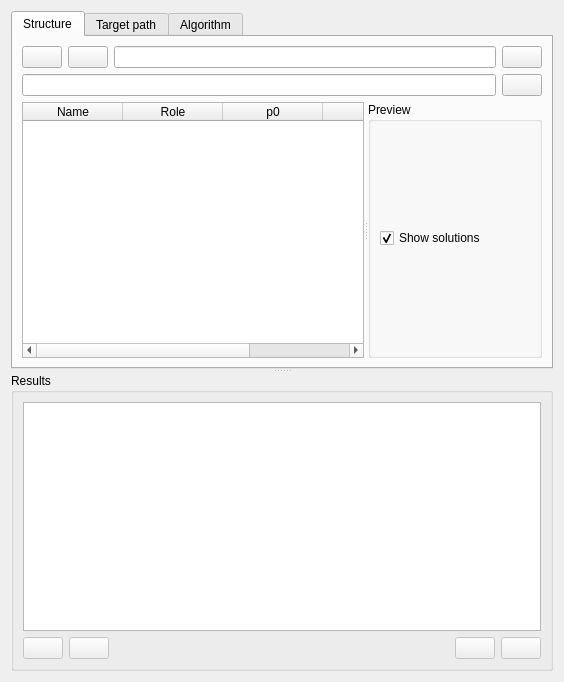
<?xml version="1.0" encoding="UTF-8"?>
<ui version="4.0">
 <class>Form</class>
 <widget class="QWidget" name="Form">
  <property name="geometry">
   <rect>
    <x>0</x>
    <y>0</y>
    <width>564</width>
    <height>682</height>
   </rect>
  </property>
  <property name="windowIcon">
   <iconset resource="../../../icons.qrc">
    <normaloff>:/icons/dimensional_synthesis.png</normaloff>:/icons/dimensional_synthesis.png</iconset>
  </property>
  <layout class="QVBoxLayout" name="verticalLayout_4">
   <item>
    <widget class="QSplitter" name="main_splitter">
     <property name="orientation">
      <enum>Qt::Vertical</enum>
     </property>
     <widget class="QTabWidget" name="options_tab">
      <widget class="QWidget" name="structure">
       <attribute name="icon">
        <iconset resource="../../../icons.qrc">
         <normaloff>:/icons/structure.png</normaloff>:/icons/structure.png</iconset>
       </attribute>
       <attribute name="title">
        <string>Structure</string>
       </attribute>
       <layout class="QVBoxLayout" name="verticalLayout_6">
        <item>
         <layout class="QHBoxLayout" name="horizontalLayout_7">
          <item>
           <widget class="QPushButton" name="load_profile">
            <property name="statusTip">
             <string>Load profile from triangular iteration database.</string>
            </property>
            <property name="icon">
             <iconset resource="../../../icons.qrc">
              <normaloff>:/icons/collections.png</normaloff>:/icons/collections.png</iconset>
            </property>
           </widget>
          </item>
          <item>
           <widget class="QPushButton" name="save_profile">
            <property name="statusTip">
             <string>Save the structure profile back to the database.</string>
            </property>
            <property name="icon">
             <iconset resource="../../../icons.qrc">
              <normaloff>:/icons/save_file.png</normaloff>:/icons/save_file.png</iconset>
            </property>
           </widget>
          </item>
          <item>
           <widget class="QLineEdit" name="profile_name">
            <property name="readOnly">
             <bool>true</bool>
            </property>
           </widget>
          </item>
          <item>
           <widget class="QPushButton" name="clear_button">
            <property name="statusTip">
             <string>Clear the current profile and settings.</string>
            </property>
            <property name="icon">
             <iconset resource="../../../icons.qrc">
              <normaloff>:/icons/clean.png</normaloff>:/icons/clean.png</iconset>
            </property>
           </widget>
          </item>
         </layout>
        </item>
        <item>
         <layout class="QHBoxLayout" name="horizontalLayout_17">
          <item>
           <widget class="QLineEdit" name="expression_string">
            <property name="readOnly">
             <bool>true</bool>
            </property>
           </widget>
          </item>
          <item>
           <widget class="QPushButton" name="expr_copy">
            <property name="icon">
             <iconset resource="../../../icons.qrc">
              <normaloff>:/icons/copy.png</normaloff>:/icons/copy.png</iconset>
            </property>
           </widget>
          </item>
         </layout>
        </item>
        <item>
         <widget class="QSplitter" name="up_splitter">
          <property name="sizePolicy">
           <sizepolicy hsizetype="Expanding" vsizetype="Expanding">
            <horstretch>0</horstretch>
            <verstretch>0</verstretch>
           </sizepolicy>
          </property>
          <property name="orientation">
           <enum>Qt::Horizontal</enum>
          </property>
          <widget class="QTableWidget" name="parameter_list">
           <property name="statusTip">
            <string>All the joints of grounded link will show here.</string>
           </property>
           <property name="selectionBehavior">
            <enum>QAbstractItemView::SelectRows</enum>
           </property>
           <property name="verticalScrollMode">
            <enum>QAbstractItemView::ScrollPerPixel</enum>
           </property>
           <property name="horizontalScrollMode">
            <enum>QAbstractItemView::ScrollPerPixel</enum>
           </property>
           <column>
            <property name="text">
             <string>Name</string>
            </property>
           </column>
           <column>
            <property name="text">
             <string>Role</string>
            </property>
           </column>
           <column>
            <property name="text">
             <string>p0</string>
            </property>
           </column>
           <column>
            <property name="text">
             <string>p1</string>
            </property>
           </column>
           <column>
            <property name="text">
             <string>Range</string>
            </property>
           </column>
          </widget>
          <widget class="QGroupBox" name="preview_box">
           <property name="title">
            <string>Preview</string>
           </property>
           <layout class="QVBoxLayout" name="preview_layout">
            <item>
             <widget class="QCheckBox" name="show_solutions">
              <property name="text">
               <string>Show solutions</string>
              </property>
              <property name="checked">
               <bool>true</bool>
              </property>
             </widget>
            </item>
           </layout>
          </widget>
         </widget>
        </item>
       </layout>
      </widget>
      <widget class="QWidget" name="target_path">
       <attribute name="icon">
        <iconset resource="../../../icons.qrc">
         <normaloff>:/icons/dimensional_synthesis.png</normaloff>:/icons/dimensional_synthesis.png</iconset>
       </attribute>
       <attribute name="title">
        <string>Target path</string>
       </attribute>
       <layout class="QVBoxLayout" name="verticalLayout_5">
        <item>
         <widget class="QSplitter" name="down_splitter">
          <property name="sizePolicy">
           <sizepolicy hsizetype="Preferred" vsizetype="Expanding">
            <horstretch>0</horstretch>
            <verstretch>0</verstretch>
           </sizepolicy>
          </property>
          <property name="orientation">
           <enum>Qt::Horizontal</enum>
          </property>
          <widget class="QListWidget" name="target_points"/>
          <widget class="QWidget" name="layoutWidget">
           <layout class="QVBoxLayout" name="verticalLayout_2">
            <property name="spacing">
             <number>3</number>
            </property>
            <item>
             <layout class="QHBoxLayout" name="horizontalLayout_2">
              <item>
               <widget class="QLabel" name="point_num">
                <property name="text">
                 <string>&lt;html&gt;&lt;head/&gt;&lt;body&gt;&lt;p&gt;&lt;span style=&quot; font-size:12pt; color:#00aa00;&quot;&gt;0&lt;/span&gt;&lt;/p&gt;&lt;/body&gt;&lt;/html&gt;</string>
                </property>
                <property name="alignment">
                 <set>Qt::AlignLeading|Qt::AlignLeft|Qt::AlignTop</set>
                </property>
               </widget>
              </item>
              <item>
               <spacer name="horizontalSpacer_7">
                <property name="orientation">
                 <enum>Qt::Horizontal</enum>
                </property>
                <property name="sizeHint" stdset="0">
                 <size>
                  <width>40</width>
                  <height>20</height>
                 </size>
                </property>
               </spacer>
              </item>
              <item>
               <widget class="QPushButton" name="path_paste">
                <property name="statusTip">
                 <string>Past path data from string format.</string>
                </property>
                <property name="icon">
                 <iconset resource="../../../icons.qrc">
                  <normaloff>:/icons/paste.png</normaloff>:/icons/paste.png</iconset>
                </property>
               </widget>
              </item>
              <item>
               <widget class="QPushButton" name="path_copy">
                <property name="statusTip">
                 <string>Copy the path data as a string.</string>
                </property>
                <property name="icon">
                 <iconset resource="../../../icons.qrc">
                  <normaloff>:/icons/copy.png</normaloff>:/icons/copy.png</iconset>
                </property>
               </widget>
              </item>
              <item>
               <widget class="QPushButton" name="path_clear">
                <property name="statusTip">
                 <string>Clear all points.</string>
                </property>
                <property name="icon">
                 <iconset resource="../../../icons.qrc">
                  <normaloff>:/icons/clean.png</normaloff>:/icons/clean.png</iconset>
                </property>
                <property name="autoDefault">
                 <bool>false</bool>
                </property>
               </widget>
              </item>
             </layout>
            </item>
            <item>
             <layout class="QHBoxLayout" name="horizontalLayout_5">
              <item>
               <layout class="QVBoxLayout" name="verticalLayout_8">
                <item>
                 <widget class="QListWidget" name="path_list"/>
                </item>
                <item>
                 <layout class="QHBoxLayout" name="horizontalLayout_8">
                  <item>
                   <widget class="QPushButton" name="point_up">
                    <property name="statusTip">
                     <string>Move the point up.</string>
                    </property>
                    <property name="icon">
                     <iconset resource="../../../icons.qrc">
                      <normaloff>:/icons/arrow_up.png</normaloff>:/icons/arrow_up.png</iconset>
                    </property>
                   </widget>
                  </item>
                  <item>
                   <widget class="QPushButton" name="point_down">
                    <property name="statusTip">
                     <string>Move the point down.</string>
                    </property>
                    <property name="icon">
                     <iconset resource="../../../icons.qrc">
                      <normaloff>:/icons/arrow_down.png</normaloff>:/icons/arrow_down.png</iconset>
                    </property>
                   </widget>
                  </item>
                  <item>
                   <spacer name="horizontalSpacer_15">
                    <property name="orientation">
                     <enum>Qt::Horizontal</enum>
                    </property>
                    <property name="sizeHint" stdset="0">
                     <size>
                      <width>40</width>
                      <height>20</height>
                     </size>
                    </property>
                   </spacer>
                  </item>
                  <item>
                   <widget class="QPushButton" name="point_delete">
                    <property name="statusTip">
                     <string>Remove the point.</string>
                    </property>
                    <property name="icon">
                     <iconset resource="../../../icons.qrc">
                      <normaloff>:/icons/delete.png</normaloff>:/icons/delete.png</iconset>
                    </property>
                   </widget>
                  </item>
                  <item>
                   <widget class="QPushButton" name="close_path">
                    <property name="statusTip">
                     <string>Close the path.</string>
                    </property>
                    <property name="icon">
                     <iconset resource="../../../icons.qrc">
                      <normaloff>:/icons/free_move_off.png</normaloff>:/icons/free_move_off.png</iconset>
                    </property>
                   </widget>
                  </item>
                  <item>
                   <widget class="QPushButton" name="edit_target_point_button">
                    <property name="statusTip">
                     <string>User can edit target point immediately.</string>
                    </property>
                    <property name="icon">
                     <iconset resource="../../../icons.qrc">
                      <normaloff>:/icons/translate.png</normaloff>:/icons/translate.png</iconset>
                    </property>
                    <property name="checkable">
                     <bool>true</bool>
                    </property>
                    <property name="checked">
                     <bool>true</bool>
                    </property>
                   </widget>
                  </item>
                 </layout>
                </item>
               </layout>
              </item>
              <item>
               <layout class="QVBoxLayout" name="verticalLayout_3">
                <item>
                 <widget class="QPushButton" name="path_adjust_button">
                  <property name="statusTip">
                   <string>Adjust the target path.</string>
                  </property>
                  <property name="icon">
                   <iconset resource="../../../icons.qrc">
                    <normaloff>:/icons/formula.png</normaloff>:/icons/formula.png</iconset>
                  </property>
                 </widget>
                </item>
                <item>
                 <widget class="QPushButton" name="import_xlsx_button">
                  <property name="toolTip">
                   <string>Microsoft Excel</string>
                  </property>
                  <property name="statusTip">
                   <string>Import path from Microsoft Excel format.</string>
                  </property>
                  <property name="text">
                   <string/>
                  </property>
                  <property name="icon">
                   <iconset resource="../../../icons.qrc">
                    <normaloff>:/icons/excel.png</normaloff>:/icons/excel.png</iconset>
                  </property>
                  <property name="iconSize">
                   <size>
                    <width>20</width>
                    <height>20</height>
                   </size>
                  </property>
                 </widget>
                </item>
                <item>
                 <widget class="QPushButton" name="import_csv_button">
                  <property name="toolTip">
                   <string>CSV</string>
                  </property>
                  <property name="statusTip">
                   <string>Import path from CSV format.</string>
                  </property>
                  <property name="text">
                   <string/>
                  </property>
                  <property name="icon">
                   <iconset resource="../../../icons.qrc">
                    <normaloff>:/icons/csv.png</normaloff>:/icons/csv.png</iconset>
                  </property>
                  <property name="iconSize">
                   <size>
                    <width>20</width>
                    <height>20</height>
                   </size>
                  </property>
                 </widget>
                </item>
                <item>
                 <spacer name="verticalSpacer_3">
                  <property name="orientation">
                   <enum>Qt::Vertical</enum>
                  </property>
                  <property name="sizeHint" stdset="0">
                   <size>
                    <width>20</width>
                    <height>40</height>
                   </size>
                  </property>
                 </spacer>
                </item>
               </layout>
              </item>
             </layout>
            </item>
           </layout>
          </widget>
         </widget>
        </item>
        <item>
         <widget class="QLabel" name="target_label">
          <property name="text">
           <string>&lt;html&gt;&lt;head/&gt;&lt;body&gt;&lt;p&gt;&lt;span style=&quot; color:#ff0000;&quot;&gt;※ Use &amp;quot;Alt + left button&amp;quot; or &amp;quot;context menu of canvas&amp;quot; to add the path points.&lt;/span&gt;&lt;/p&gt;&lt;/body&gt;&lt;/html&gt;</string>
          </property>
          <property name="wordWrap">
           <bool>true</bool>
          </property>
         </widget>
        </item>
       </layout>
      </widget>
      <widget class="QWidget" name="algorithm">
       <attribute name="icon">
        <iconset resource="../../../icons.qrc">
         <normaloff>:/icons/synthesis.png</normaloff>:/icons/synthesis.png</iconset>
       </attribute>
       <attribute name="title">
        <string>Algorithm</string>
       </attribute>
       <layout class="QVBoxLayout" name="verticalLayout">
        <item>
         <widget class="QRadioButton" name="type0">
          <property name="text">
           <string>Real-coded Genetic Algorithm</string>
          </property>
          <property name="checked">
           <bool>false</bool>
          </property>
         </widget>
        </item>
        <item>
         <widget class="QRadioButton" name="type1">
          <property name="text">
           <string>Firefly Algorithm</string>
          </property>
         </widget>
        </item>
        <item>
         <widget class="QRadioButton" name="type2">
          <property name="text">
           <string>Differential Evolution</string>
          </property>
          <property name="checked">
           <bool>true</bool>
          </property>
         </widget>
        </item>
        <item>
         <widget class="QPushButton" name="advance_button">
          <property name="statusTip">
           <string>More algorithm settings.</string>
          </property>
          <property name="text">
           <string>Advance ...</string>
          </property>
          <property name="icon">
           <iconset resource="../../../icons.qrc">
            <normaloff>:/icons/properties.png</normaloff>:/icons/properties.png</iconset>
          </property>
         </widget>
        </item>
        <item>
         <spacer name="verticalSpacer">
          <property name="orientation">
           <enum>Qt::Vertical</enum>
          </property>
          <property name="sizeHint" stdset="0">
           <size>
            <width>20</width>
            <height>40</height>
           </size>
          </property>
         </spacer>
        </item>
        <item>
         <layout class="QHBoxLayout" name="horizontalLayout">
          <item>
           <widget class="QLabel" name="label_7">
            <property name="text">
             <string>Time spent:</string>
            </property>
           </widget>
          </item>
          <item>
           <spacer name="horizontalSpacer_2">
            <property name="orientation">
             <enum>Qt::Horizontal</enum>
            </property>
            <property name="sizeHint" stdset="0">
             <size>
              <width>40</width>
              <height>20</height>
             </size>
            </property>
           </spacer>
          </item>
          <item>
           <widget class="QLabel" name="timeShow">
            <property name="text">
             <string>&lt;html&gt;&lt;head/&gt;&lt;body&gt;&lt;p&gt;&lt;span style=&quot; font-size:16pt;&quot;&gt;[N/A]&lt;/span&gt;&lt;/p&gt;&lt;/body&gt;&lt;/html&gt;</string>
            </property>
           </widget>
          </item>
         </layout>
        </item>
        <item>
         <widget class="QPushButton" name="synthesis_button">
          <property name="enabled">
           <bool>false</bool>
          </property>
          <property name="minimumSize">
           <size>
            <width>120</width>
            <height>0</height>
           </size>
          </property>
          <property name="statusTip">
           <string>Start dimesional synthesis.</string>
          </property>
          <property name="text">
           <string>Synthesis</string>
          </property>
          <property name="icon">
           <iconset resource="../../../icons.qrc">
            <normaloff>:/icons/play.png</normaloff>:/icons/play.png</iconset>
          </property>
          <property name="autoDefault">
           <bool>true</bool>
          </property>
         </widget>
        </item>
       </layout>
      </widget>
     </widget>
     <widget class="QGroupBox" name="verticalGroupBox">
      <property name="title">
       <string>Results</string>
      </property>
      <layout class="QHBoxLayout" name="horizontalLayout_6">
       <item>
        <layout class="QVBoxLayout" name="verticalLayout_13">
         <item>
          <widget class="QListWidget" name="result_list">
           <property name="verticalScrollBarPolicy">
            <enum>Qt::ScrollBarAsNeeded</enum>
           </property>
           <property name="horizontalScrollBarPolicy">
            <enum>Qt::ScrollBarAlwaysOff</enum>
           </property>
          </widget>
         </item>
         <item>
          <layout class="QHBoxLayout" name="horizontalLayout_10">
           <item>
            <widget class="QPushButton" name="result_load_settings">
             <property name="enabled">
              <bool>false</bool>
             </property>
             <property name="statusTip">
              <string>Load the setting of this result.</string>
             </property>
             <property name="icon">
              <iconset resource="../../../icons.qrc">
               <normaloff>:/icons/data_update.png</normaloff>:/icons/data_update.png</iconset>
             </property>
            </widget>
           </item>
           <item>
            <widget class="QPushButton" name="result_clipboard">
             <property name="enabled">
              <bool>false</bool>
             </property>
             <property name="icon">
              <iconset resource="../../../icons.qrc">
               <normaloff>:/icons/copy.png</normaloff>:/icons/copy.png</iconset>
             </property>
            </widget>
           </item>
           <item>
            <spacer name="horizontalSpacer">
             <property name="orientation">
              <enum>Qt::Horizontal</enum>
             </property>
             <property name="sizeHint" stdset="0">
              <size>
               <width>40</width>
               <height>20</height>
              </size>
             </property>
            </spacer>
           </item>
           <item>
            <widget class="QPushButton" name="delete_button">
             <property name="enabled">
              <bool>false</bool>
             </property>
             <property name="statusTip">
              <string>Delete this result.</string>
             </property>
             <property name="icon">
              <iconset resource="../../../icons.qrc">
               <normaloff>:/icons/delete.png</normaloff>:/icons/delete.png</iconset>
             </property>
            </widget>
           </item>
           <item>
            <widget class="QPushButton" name="merge_button">
             <property name="enabled">
              <bool>false</bool>
             </property>
             <property name="statusTip">
              <string>Merge this result to canvas.</string>
             </property>
             <property name="icon">
              <iconset resource="../../../icons.qrc">
               <normaloff>:/icons/merge.png</normaloff>:/icons/merge.png</iconset>
             </property>
            </widget>
           </item>
          </layout>
         </item>
        </layout>
       </item>
      </layout>
     </widget>
    </widget>
   </item>
  </layout>
 </widget>
 <resources>
  <include location="../../../icons.qrc"/>
 </resources>
 <connections/>
</ui>
